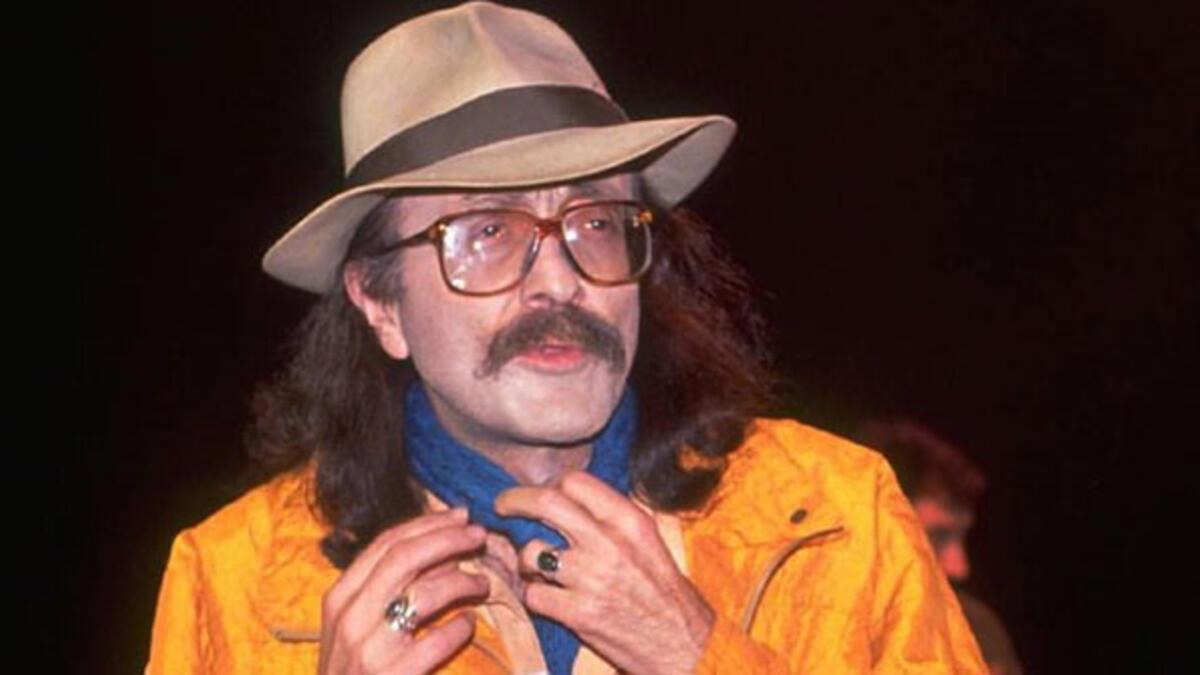
#> input picture Basics/Lesson2/cemkaraca.jpg, 1200 x 675 px
$ python lesson2.py
#> lines starting #> are read from the running program, lines starting #| are printed output that depends on the picture
import cv2

resim = cv2.imread("cemkaraca.jpg", 0)
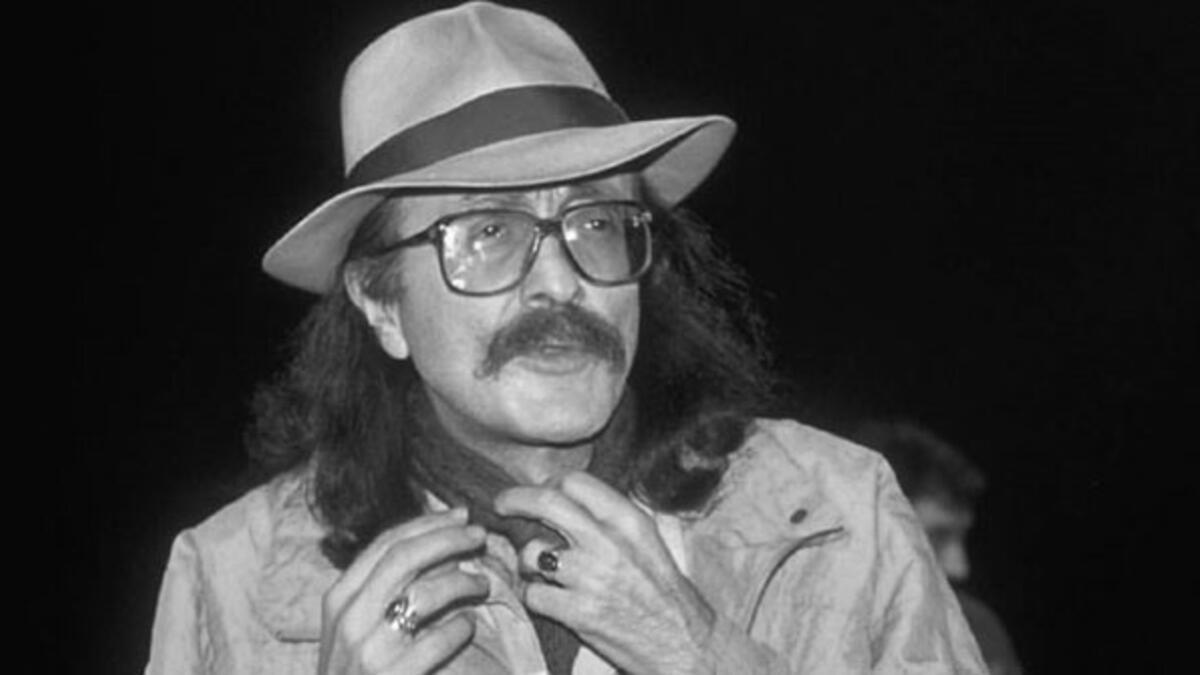
#> resim: shape (675, 1200); min 4, max 255, mean 61.9


print(resim)
#> (printed output is left out)
#print(type(resim))
#print(resim.size)
#print(resim.shape)

cv2.imshow("Cem Karaca",resim)
cv2.waitKey(0)
cv2.destroyAllWindows()
